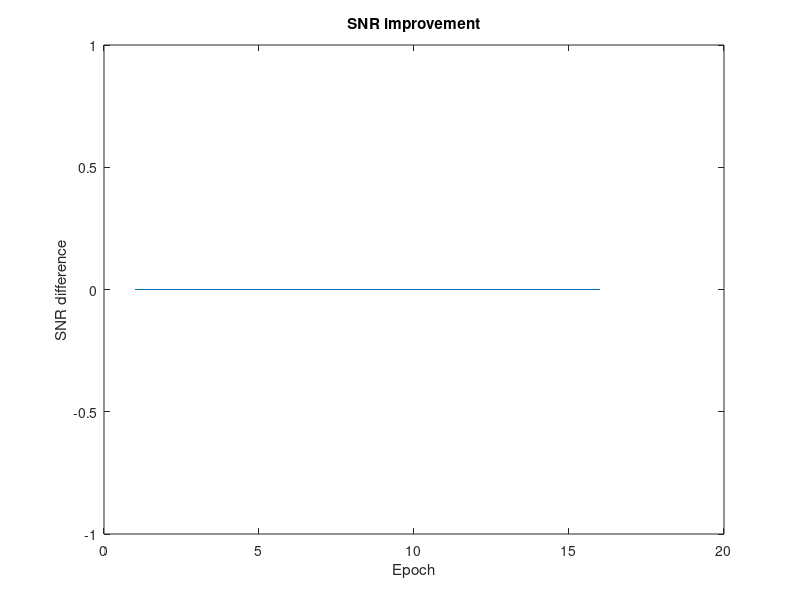
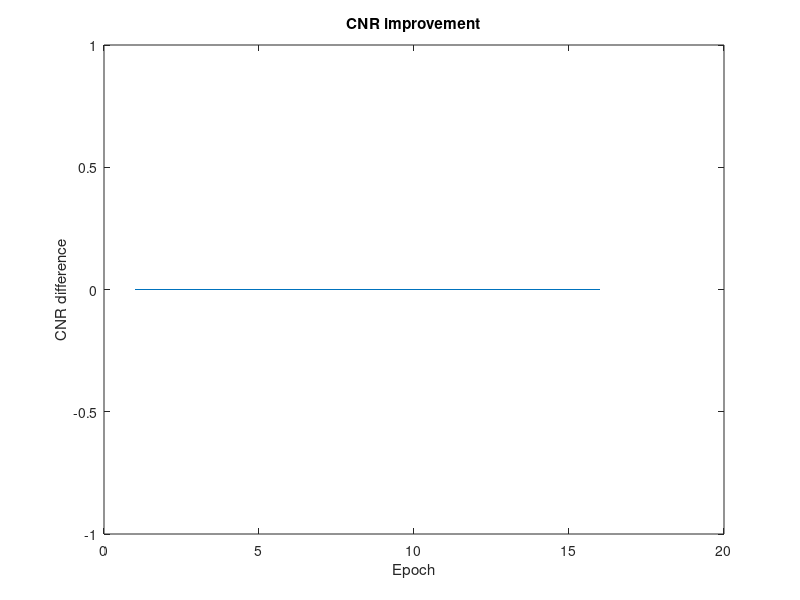
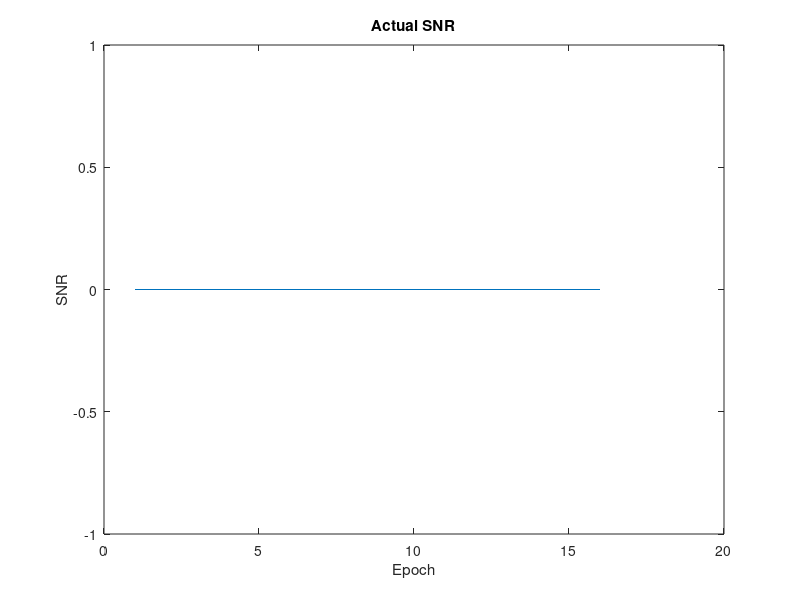
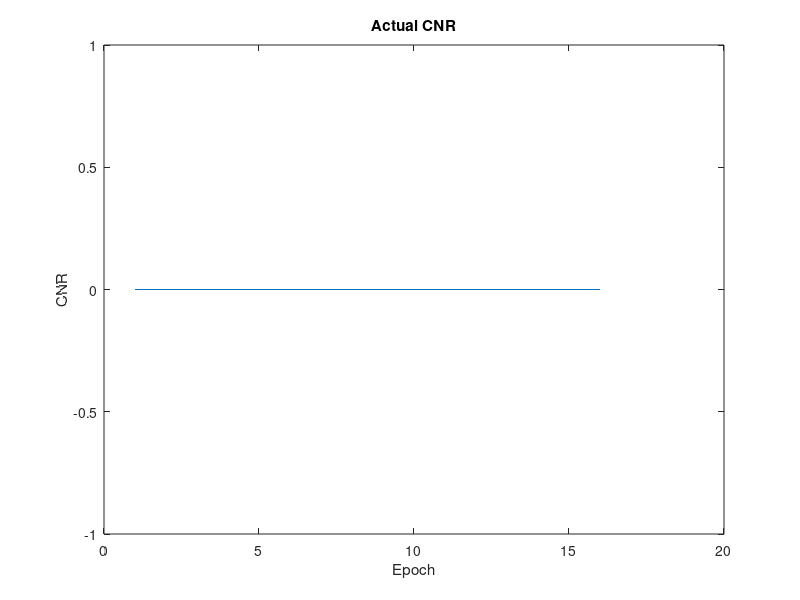

MATLAB code for these plots, in order:
%%%%%%%%%%%%%% INITIATE DATA STRUCTURES %%%%%%%%%%%%

%clear all
%close all

%Get images and sort after date modified
%images = dir('E:\david\development\MATLAB\to_matlab/*.png');
originals = dir('P:\result\originals1/*.png');
fields = fieldnames(originals);
cells = struct2cell(originals);
sz = size(cells);
cells = reshape(cells, sz(1), []);
cells = cells';
% Sort by field "date"
cells = sortrows(cells, 3);
cells = reshape(cells', sz);
originals = cell2struct(cells, fields, 1);

fakes = dir('P:\result\fakes1/*.png');
fields = fieldnames(fakes);
cells = struct2cell(fakes);
sz = size(cells);
cells = reshape(cells, sz(1), []);
cells = cells';
% Sort by field "date"
cells = sortrows(cells, 3);
cells = reshape(cells', sz);
fakes = cell2struct(cells, fields, 1);

if length(originals) ~= length(fakes)
    disp('Not same length of directories');
    disp('Terminating script');
    return
end


%%%%%%%%%%%%%% GIANT FOR LOOP, FILL VECTORS %%%%%%%%%%%%
%%
SNRimprove = zeros(16,1);
CNRimprove = zeros(16,1);
epochSNRimprove = 0;
epochCNRimprove = 0;

SNRactual = zeros(16,1);
CNRactual = zeros(16,1);
epochSNRactual = 0;
epochCNRactual = 0;

epoch = 1;

for i = 1:length(originals)
    i
    %Get original
    originalName = originals(i).name;
    originalPath = strcat('../to_matlab/originals1/', originalName);
    %path = strcat('E:\david\development\MATLAB\to_matlab/', name);
    %path = strcat('C:\Users\davwa\Desktop\Exjobb\Development\MATLAB\to_matlab/', name);
    original = im2double(imread(originalPath));

    %Get original ROI
    [height,width] = size(original);
    originalC = centerOfMass(original);
    originalCenterX = round(originalC(2));
    originalCenterY = round(originalC(1));

    mask = double(zeros(height, width));
    maskSizeX = round(width/4);
    maskSizeY = round(height/4);
    mask(originalCenterY-maskSizeY:originalCenterY+maskSizeY,originalCenterX-maskSizeX:originalCenterX+maskSizeX) = 1;
    maskedImage = original .* mask;
    originalROI = maskedImage(originalCenterY-maskSizeY:originalCenterY+maskSizeY,originalCenterX-maskSizeX:originalCenterX+maskSizeX);

    %Get original background
    %Values in image range from 0 to 1, so by assigning the values
    %of ROI to 2, the background can be found
    original(originalCenterY-maskSizeY:originalCenterY+maskSizeY,originalCenterX-maskSizeX:originalCenterX+maskSizeX) = 2;
    %twos = sum(image(:) == 2)
    backgroundIndices = find(original < 2);
    backgroundValues = original(backgroundIndices);

    originalMeanROI = mean(mean(originalROI));
    %Add 1 to normalize over number of pixels
    originalStdBackground = std(backgroundValues, 1);
    originalMeanBackground = mean(backgroundValues);

    % Get fake image
    fakeName = fakes(i).name;
    fakePath = strcat('../to_matlab/fakes1/', fakeName);
    %path = strcat('E:\david\development\MATLAB\to_matlab/', name);
    %path = strcat('C:\Users\davwa\Desktop\Exjobb\Development\MATLAB\to_matlab/', name);
    fake = im2double(imread(fakePath));
    fake = rgb2gray(fake);

    %Get fake ROI
    [height,width] = size(fake);
    fakeC = centerOfMass(fake);
    fakeCenterX = round(fakeC(2));
    fakeCenterY = round(fakeC(1));

    mask = double(zeros(height, width));
    maskSizeX = round(width/4);
    maskSizeY = round(height/4);
    mask(fakeCenterY-maskSizeY:fakeCenterY+maskSizeY,fakeCenterX-maskSizeX:fakeCenterX+maskSizeX) = 1;
    maskedImage = fake .* mask;
    fakeROI = maskedImage(fakeCenterY-maskSizeY:fakeCenterY+maskSizeY,fakeCenterX-maskSizeX:fakeCenterX+maskSizeX);

    fakeMeanROI = mean(mean(fakeROI));

    originalSNR = originalMeanROI / originalStdBackground;
    originalCNR = originalMeanROI - originalMeanBackground;
    fakeSNR = fakeMeanROI / originalStdBackground;
    fakeCNR = fakeMeanROI - originalMeanBackground;

    SNRdifference = fakeSNR - originalSNR;
    CNRdifference = fakeCNR - originalCNR;
    epochSNRimprove = epochSNRimprove + SNRdifference;
    epochCNRimprove = epochCNRimprove + CNRdifference;

    epochSNRactual = epochSNRactual + fakeSNR;
    epochCNRactual = epochCNRactual + fakeCNR;

    % End of epoch?
    if mod(i,1478) == 0
        meanSNR = epochSNRimprove / 1478;
        meanCNR = epochCNRimprove / 1478;
        SNRimprove(epoch) = meanSNR;
        CNRimprove(epoch) = meanCNR;
        epochSNRimprove = 0;
        epochCNRimprove = 0;

        meanSNR = epochSNRactual / 1478;
        meanCNR = epochCNRactual / 1478;
        SNRactual(epoch) = meanSNR;
        CNRactual(epoch) = meanCNR;
        epochSNRactual = 0;
        epochCNRactual = 0;
        epoch = epoch + 1;
    end
end

%%%%%%%%%%%%%% PLOT RESULTS %%%%%%%%%%%%
%%
figure(70)
hist(SNRimprove);
title('SNR improvement')
xlabel('SNR difference')
ylabel('Epochs')

figure(77)
hist(CNRimprove);
title('CNR improvement')
xlabel('CNR difference')
ylabel('Epochs')

%%
figure(1)
plot(SNRimprove);
title('SNR improvement')
xlabel('Epoch')
ylabel('SNR difference')

figure(2)
plot(CNRimprove);
title('CNR improvement')
xlabel('Epoch')
ylabel('CNR difference')

figure(3)
plot(SNRactual);
title('Actual SNR')
xlabel('Epoch')
ylabel('SNR')

figure(4)
plot(CNRactual);
title('Actual CNR')
xlabel('Epoch')
ylabel('CNR')
